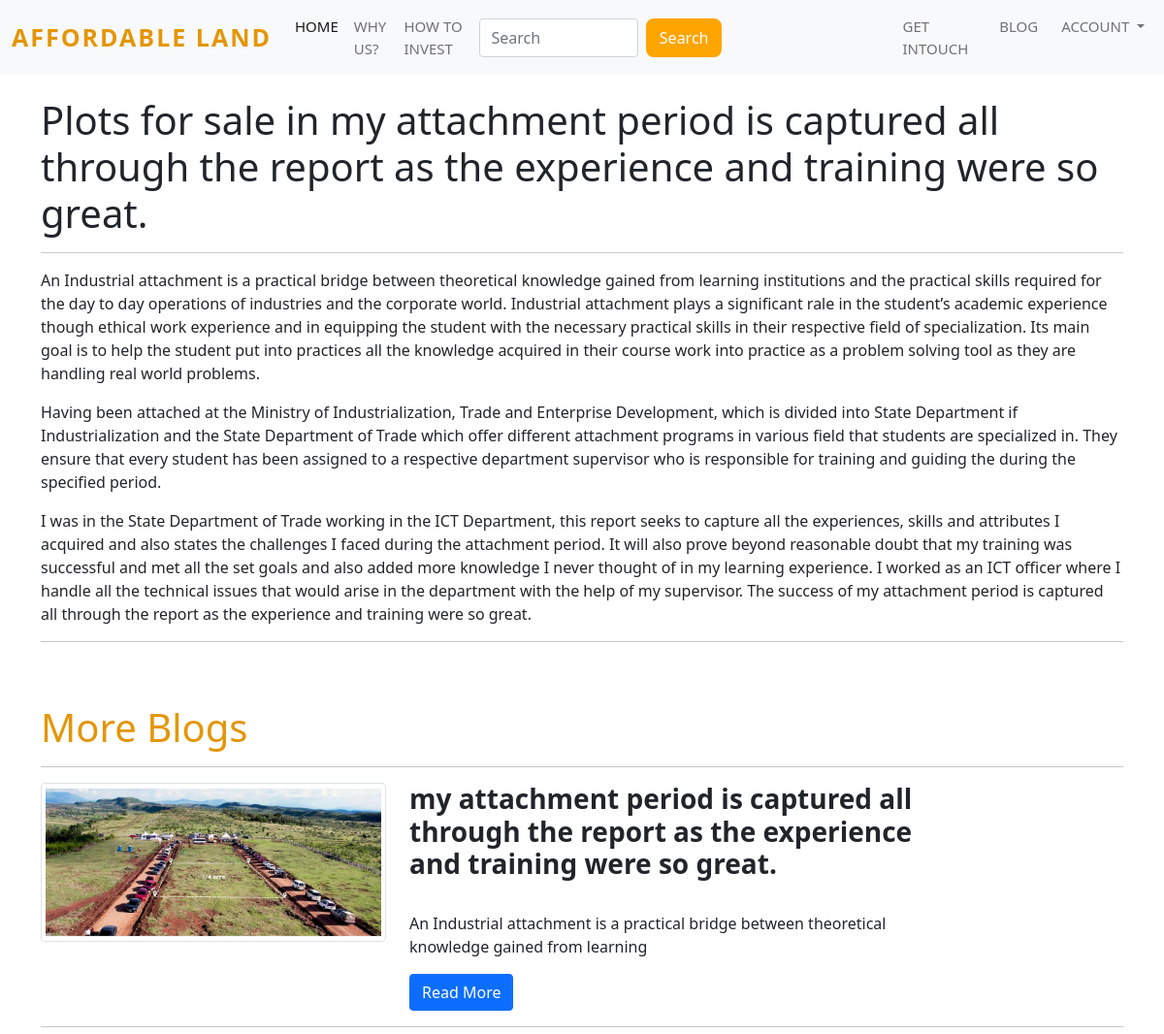
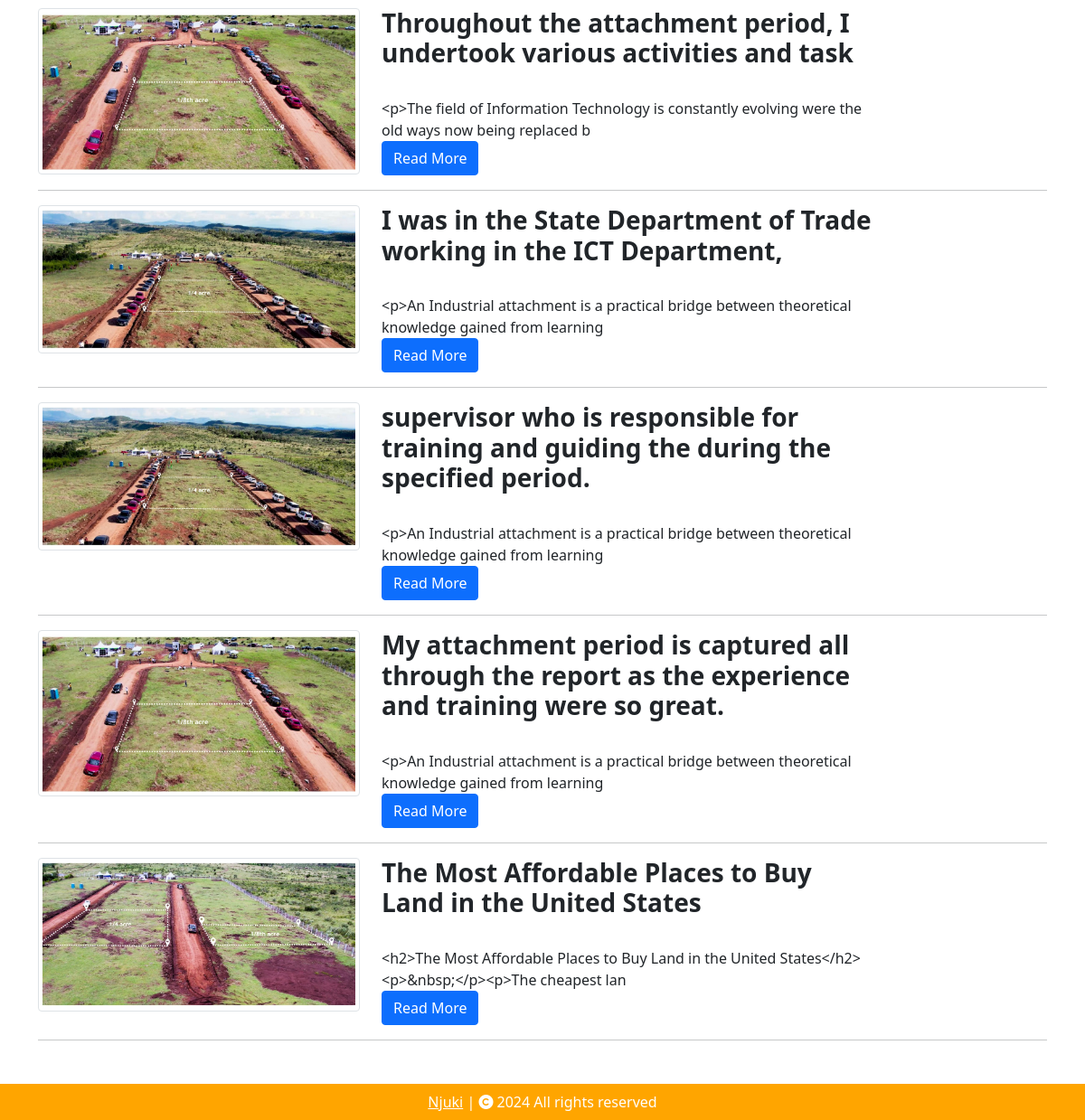
Screenshot of /blog_contents/1 with the database file from the repository (2 pictures, top to bottom).
### LandingPage/models.py (models this page shows, shortened)
class CreateBlog(db.Model):
    id = db.Column(db.Integer, primary_key=True)
    blog_title = db.Column(db.String(200), nullable=False)
    blog_image = db.Column(db.String(300), nullable=False)
    blog_content = db.Column(db.String(1000000), nullable=False)
    display_blog = db.Column(db.Boolean, nullable=False)
    date_added = db.Column(db.DateTime, default=datetime.utcnow)

### LandingPage/views.py (the view)
@views.route('/blog_contents/<int:blog_id>', methods=['GET', 'POST'])
def blog_contents(blog_id):
    blog = CreateBlog.query.get(blog_id)
    blogs = CreateBlog.query.all()
    from markupsafe import Markup
    content = Markup(blog.blog_content)
    blog.blog_content = content
    return render_template('blog_content.html', blog=blog, blogs=blogs)

### LandingPage/templates/blog_content.html (shortened to what this page needs)
{% extends 'base.html' %}
{% block body %}
<div class="container" style="margin-top: 100px;">
    <div class="row">
        <div class="col-sm-12">
            <h1>Plots for sale in {{ blog.blog_title }}</h1>
            <div>
                <hr>
                {{ blog.blog_content }}
                <hr>
            </div>
        </div>
    </div>
    <div id="blog" class="mt-5">
        <h2>More Blogs</h2>
        <hr>
        {% for blog in blogs %}
        <div class="row">
            <div class="col-sm-4">
                <img src="../../{{ blog.blog_image }}" alt="" class="img-thumbnail">
            </div>
            <div class="col-sm-6">
                <h3 style="font-weight: bold;">{{ blog.blog_title }}</h3>
                <br>
                <div>{{ blog.blog_content[:100] }}</div>
                <a href=" {{ url_for('views.blog_contents', blog_id=blog.id)}}" class="btn btn-primary">Read More</a>
            </div>
        </div><hr>
        {% endfor %}
    </div>
</div>
{% endblock %}

### LandingPage/templates/base.html (shortened to what this page needs)
<!DOCTYPE html>
<html lang="en">
<head>
    <link href="https://cdn.jsdelivr.net/npm/bootstrap@5.0.2/dist/css/bootstrap.min.css" rel="stylesheet">
    <link rel="stylesheet" href="https://cdnjs.cloudflare.com/ajax/libs/bootstrap-icons/1.11.3/font/bootstrap-icons.min.css" />
    <link rel="stylesheet" href="https://cdnjs.cloudflare.com/ajax/libs/animate.css/4.1.1/animate.min.css" />
    <link rel="stylesheet" href="{{ url_for('static', filename='css/style.css') }}">
</head>
<body>
    <div class="container">
        <nav class="navbar navbar-expand-lg navbar-light bg-light fixed-top">
            <div class="container-fluid">
            <a class="navbar-brand" href="{{ url_for('views.index')}}">Affordable Land</a>
            <div class="collapse navbar-collapse" id="navbarNavDropdown">
                <ul class="navbar-nav">
                <li class="nav-item">
                    <a class="nav-link active" aria-current="page" href="{{ url_for('views.index')}}">Home</a>
                </li>
                <li class="nav-item">
                    <a class="nav-link" href="#who-am-i">Why Us?</a>
                </li>
                <li class="nav-item">
                    <a class="nav-link" href="#how-to-invest">How to Invest</a>
                </li>
                </ul>
                <form class="d-flex" role="search" action="/search" style="margin-right: 170px;" method="POST">
                    <input class="form-control me-2" name="search" type="search" placeholder="Search" aria-label="Search">
                    <button class="btn" type="submit">Search</button>
                </form>
                <ul class="navbar-nav me-auto mb-2 mb-lg-0">
                    <li class="nav-item mx-2" id="item">
                        <a class="nav-link text-grey" href="#get-intouch"> Get Intouch</a>
                    </li>
                    <li class="nav-item mx-2" id="items">
                        <a class="nav-link text-grey" href="#blog"> Blog</a>
                    </li>
                    <li class="nav-item dropdown">
                        <a class="nav-link dropdown-toggle" href="#" id="navbarDropdownMenuLink" role="button" data-bs-toggle="dropdown" aria-expanded="false">
                        Account
                        </a>
                    </li>
                </ul>
            </div>
            </div>
        </nav>
    </div>
    {% block body %}
    {% endblock %}
    <footer class="container-fluid  text-center p-2 mt-5" style="background-color: orange; color: white;">
        <a href="https://github.com/Frost-Codes" style="color: white;">Njuki</a> | <span>
        <i class="fa-solid fa-copyright"></i></span> 2024 All rights reserved
    </footer>
</body>
</html>

### LandingPage/static/css/style.css (style rules this page uses)
* { padding: 0; margin: 0; box-sizing: border-box; }
.d-flex .btn { background: orange; border: 2px solid orange; border-radius: 8px; color: #fff; }
.navbar-nav a { text-transform: uppercase; font-size: 15px; font-weight: 500; }
.navbar-light .navbar-brand { color: rgb(228, 150, 7); font-size: 25px; text-transform: uppercase; font-weight: bold; letter-spacing: 2px; }
#who-am-i h2, #how-to-invest h2, #blog h2, #projects h2 { font-size: 40px; color: rgb(228, 150, 7); }

### rows the page displays
CreateBlog: blog_title "my attachment period is captured all through the report as the experience and training were so great.", blog_content "An Industrial attachment is a practical bridge between theoretical knowledge gained from learning institutions and the practical skills required for the day to day operations of industries and the corporate world. Industrial attachment plays a significant rale in the student’s academic experience though ethical work experience and in equipping the student with the necessary practical skills in their respective field of specialization. Its main goal is to help the student put into practices all the knowledge acquired in their course work into practice as a problem solving tool as they are handling real world problems. Having been attached at the Ministry of Industrialization, Trade and…", blog_image (picture), blog_content "An Industrial attachment is a practical bridge between theoretical knowledge gained from learning"
CreateBlog: blog_image (picture), blog_title "Throughout the attachment period, I undertook various activities and task", blog_content "<p>The field of Information Technology is constantly evolving were the old ways now being replaced b"
CreateBlog: blog_image (picture), blog_title "I was in the State Department of Trade working in the ICT Department,", blog_content "<p>An Industrial attachment is a practical bridge between theoretical knowledge gained from learning"
CreateBlog: blog_image (picture), blog_title "supervisor who is responsible for training and guiding the during the specified period.", blog_content "<p>An Industrial attachment is a practical bridge between theoretical knowledge gained from learning"
CreateBlog: blog_image (picture), blog_title "My attachment period is captured all through the report as the experience and training were so great.", blog_content "<p>An Industrial attachment is a practical bridge between theoretical knowledge gained from learning"
CreateBlog: blog_image (picture), blog_title "The Most Affordable Places to Buy Land in the United States", blog_content "<h2>The Most Affordable Places to Buy Land in the United States</h2><p>&nbsp;</p><p>The cheapest lan"
